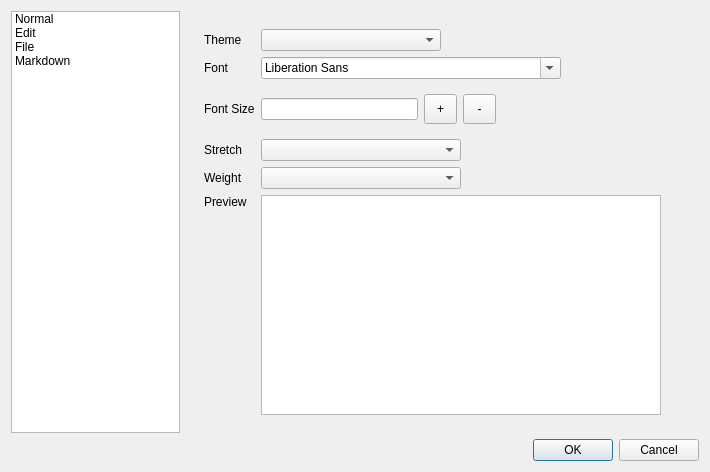
<?xml version="1.0" encoding="UTF-8"?>
<ui version="4.0">
 <class>SettingsDialog</class>
 <widget class="QDialog" name="SettingsDialog">
  <property name="geometry">
   <rect>
    <x>0</x>
    <y>0</y>
    <width>710</width>
    <height>472</height>
   </rect>
  </property>
  <property name="windowTitle">
   <string>Dialog</string>
  </property>
  <layout class="QGridLayout" name="gridLayout_4">
   <item row="0" column="0">
    <widget class="QListWidget" name="listWidget">
     <property name="maximumSize">
      <size>
       <width>190</width>
       <height>16777215</height>
      </size>
     </property>
     <item>
      <property name="text">
       <string>Normal</string>
      </property>
     </item>
     <item>
      <property name="text">
       <string>Edit</string>
      </property>
     </item>
     <item>
      <property name="text">
       <string>File</string>
      </property>
     </item>
     <item>
      <property name="text">
       <string>Markdown</string>
      </property>
     </item>
    </widget>
   </item>
   <item row="0" column="1">
    <widget class="QStackedWidget" name="stackedWidget">
     <widget class="QWidget" name="normal">
      <layout class="QGridLayout" name="gridLayout">
       <item row="0" column="1">
        <spacer name="horizontalSpacer_2">
         <property name="orientation">
          <enum>Qt::Horizontal</enum>
         </property>
         <property name="sizeHint" stdset="0">
          <size>
           <width>40</width>
           <height>20</height>
          </size>
         </property>
        </spacer>
       </item>
       <item row="0" column="0">
        <widget class="QWidget" name="widget" native="true">
         <layout class="QGridLayout" name="gridLayout_2">
          <item row="4" column="0">
           <widget class="QLabel" name="lbl_weight">
            <property name="text">
             <string>Weight</string>
            </property>
           </widget>
          </item>
          <item row="0" column="1">
           <widget class="QComboBox" name="cmb_theme">
            <property name="maximumSize">
             <size>
              <width>180</width>
              <height>16777215</height>
             </size>
            </property>
           </widget>
          </item>
          <item row="5" column="0">
           <widget class="QLabel" name="lbl_preview">
            <property name="text">
             <string>Preview</string>
            </property>
           </widget>
          </item>
          <item row="2" column="0">
           <widget class="QLabel" name="lbl_font_size">
            <property name="text">
             <string>Font Size</string>
            </property>
           </widget>
          </item>
          <item row="3" column="1">
           <widget class="QComboBox" name="cmb_stretch">
            <property name="maximumSize">
             <size>
              <width>200</width>
              <height>16777215</height>
             </size>
            </property>
           </widget>
          </item>
          <item row="0" column="0">
           <widget class="QLabel" name="lbl_theme">
            <property name="text">
             <string>Theme</string>
            </property>
           </widget>
          </item>
          <item row="4" column="1">
           <widget class="QComboBox" name="cmb_weight">
            <property name="maximumSize">
             <size>
              <width>200</width>
              <height>16777215</height>
             </size>
            </property>
           </widget>
          </item>
          <item row="1" column="1">
           <widget class="QFontComboBox" name="cmb_font">
            <property name="maximumSize">
             <size>
              <width>300</width>
              <height>16777215</height>
             </size>
            </property>
           </widget>
          </item>
          <item row="3" column="0">
           <widget class="QLabel" name="lbl_stretch">
            <property name="text">
             <string>Stretch</string>
            </property>
           </widget>
          </item>
          <item row="6" column="0">
           <spacer name="verticalSpacer_2">
            <property name="orientation">
             <enum>Qt::Vertical</enum>
            </property>
            <property name="sizeHint" stdset="0">
             <size>
              <width>20</width>
              <height>205</height>
             </size>
            </property>
           </spacer>
          </item>
          <item row="1" column="0">
           <widget class="QLabel" name="lbl_font">
            <property name="text">
             <string>Font </string>
            </property>
           </widget>
          </item>
          <item row="2" column="1">
           <widget class="QWidget" name="widget_2" native="true">
            <layout class="QHBoxLayout" name="horizontalLayout_2">
             <property name="leftMargin">
              <number>0</number>
             </property>
             <item>
              <widget class="QLineEdit" name="ledit_font_size"/>
             </item>
             <item>
              <widget class="QToolButton" name="btn_plus">
               <property name="minimumSize">
                <size>
                 <width>33</width>
                 <height>30</height>
                </size>
               </property>
               <property name="text">
                <string>+</string>
               </property>
              </widget>
             </item>
             <item>
              <widget class="QToolButton" name="btn_minus">
               <property name="minimumSize">
                <size>
                 <width>33</width>
                 <height>30</height>
                </size>
               </property>
               <property name="text">
                <string>-</string>
               </property>
              </widget>
             </item>
             <item>
              <spacer name="horizontalSpacer">
               <property name="orientation">
                <enum>Qt::Horizontal</enum>
               </property>
               <property name="sizeHint" stdset="0">
                <size>
                 <width>40</width>
                 <height>20</height>
                </size>
               </property>
              </spacer>
             </item>
            </layout>
           </widget>
          </item>
          <item row="5" column="1" rowspan="2">
           <widget class="QTextEdit" name="txt_preview">
            <property name="minimumSize">
             <size>
              <width>400</width>
              <height>0</height>
             </size>
            </property>
            <property name="html">
             <string>&lt;!DOCTYPE HTML PUBLIC &quot;-//W3C//DTD HTML 4.0//EN&quot; &quot;http://www.w3.org/TR/REC-html40/strict.dtd&quot;&gt;
&lt;html&gt;&lt;head&gt;&lt;meta name=&quot;qrichtext&quot; content=&quot;1&quot; /&gt;&lt;meta charset=&quot;utf-8&quot; /&gt;&lt;style type=&quot;text/css&quot;&gt;
p, li { white-space: pre-wrap; }
hr { height: 1px; border-width: 0; }
li.unchecked::marker { content: &quot;\2610&quot;; }
li.checked::marker { content: &quot;\2612&quot;; }
&lt;/style&gt;&lt;/head&gt;&lt;body style=&quot; font-family:'Sans Serif'; font-size:9pt; font-weight:400; font-style:normal;&quot;&gt;
&lt;p style=&quot;-qt-paragraph-type:empty; margin-top:8px; margin-bottom:8px; margin-left:0px; margin-right:0px; -qt-block-indent:0; text-indent:0px; font-family:'Segoe UI'; background-color:#ffffff;&quot;&gt;&lt;br /&gt;&lt;/p&gt;&lt;/body&gt;&lt;/html&gt;</string>
            </property>
           </widget>
          </item>
         </layout>
        </widget>
       </item>
      </layout>
     </widget>
     <widget class="QWidget" name="edit">
      <layout class="QGridLayout" name="gridLayout_5">
       <item row="0" column="0">
        <widget class="QWidget" name="widget_4" native="true">
         <layout class="QGridLayout" name="gridLayout_8">
          <item row="0" column="0">
           <widget class="QLabel" name="lbl_lineWrap">
            <property name="text">
             <string>Line Wrap</string>
            </property>
           </widget>
          </item>
          <item row="0" column="1">
           <widget class="QComboBox" name="cmb_lineWrap"/>
          </item>
         </layout>
        </widget>
       </item>
       <item row="1" column="0">
        <spacer name="verticalSpacer_4">
         <property name="orientation">
          <enum>Qt::Vertical</enum>
         </property>
         <property name="sizeHint" stdset="0">
          <size>
           <width>20</width>
           <height>40</height>
          </size>
         </property>
        </spacer>
       </item>
      </layout>
     </widget>
     <widget class="QWidget" name="file">
      <layout class="QGridLayout" name="gridLayout_3">
       <item row="0" column="0">
        <widget class="QLabel" name="lbl_vaultRootPath">
         <property name="text">
          <string>Vault Root Path </string>
         </property>
         <property name="alignment">
          <set>Qt::AlignLeading|Qt::AlignLeft|Qt::AlignVCenter</set>
         </property>
        </widget>
       </item>
       <item row="0" column="1">
        <layout class="QHBoxLayout" name="horizontalLayout">
         <item>
          <widget class="QLineEdit" name="edit_vaultRootPath"/>
         </item>
         <item>
          <widget class="QPushButton" name="btn_vaultRootPath">
           <property name="text">
            <string>Browse</string>
           </property>
          </widget>
         </item>
        </layout>
       </item>
       <item row="1" column="1">
        <spacer name="verticalSpacer">
         <property name="orientation">
          <enum>Qt::Vertical</enum>
         </property>
         <property name="sizeHint" stdset="0">
          <size>
           <width>20</width>
           <height>40</height>
          </size>
         </property>
        </spacer>
       </item>
      </layout>
     </widget>
     <widget class="QWidget" name="markdown">
      <layout class="QGridLayout" name="gridLayout_7">
       <item row="0" column="0">
        <widget class="QWidget" name="widget_3" native="true">
         <layout class="QGridLayout" name="gridLayout_6">
          <item row="0" column="0">
           <widget class="QLabel" name="lbl_markdown">
            <property name="text">
             <string>Markdown</string>
            </property>
           </widget>
          </item>
          <item row="0" column="1">
           <widget class="QComboBox" name="cmb_mkState"/>
          </item>
         </layout>
        </widget>
       </item>
       <item row="1" column="0">
        <spacer name="verticalSpacer_3">
         <property name="orientation">
          <enum>Qt::Vertical</enum>
         </property>
         <property name="sizeHint" stdset="0">
          <size>
           <width>20</width>
           <height>40</height>
          </size>
         </property>
        </spacer>
       </item>
      </layout>
     </widget>
    </widget>
   </item>
   <item row="1" column="1">
    <widget class="QDialogButtonBox" name="btn_dialog">
     <property name="orientation">
      <enum>Qt::Horizontal</enum>
     </property>
     <property name="standardButtons">
      <set>QDialogButtonBox::Cancel|QDialogButtonBox::Ok</set>
     </property>
    </widget>
   </item>
  </layout>
 </widget>
 <resources/>
 <connections>
  <connection>
   <sender>listWidget</sender>
   <signal>currentRowChanged(int)</signal>
   <receiver>stackedWidget</receiver>
   <slot>setCurrentIndex(int)</slot>
   <hints>
    <hint type="sourcelabel">
     <x>34</x>
     <y>152</y>
    </hint>
    <hint type="destinationlabel">
     <x>124</x>
     <y>118</y>
    </hint>
   </hints>
  </connection>
 </connections>
</ui>
